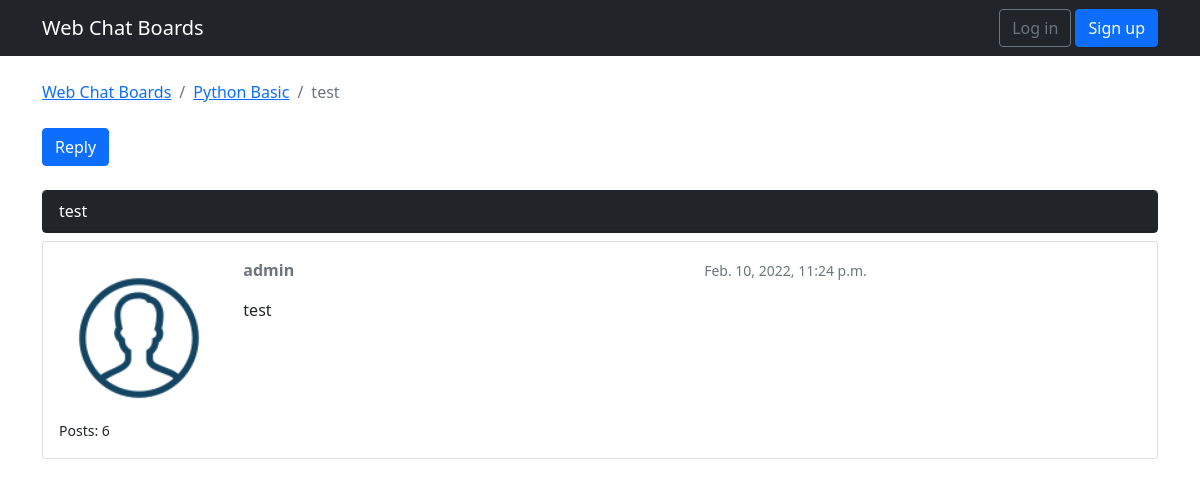
/board_topic/1/topics/1/, run on an earlier commit of the app's database.
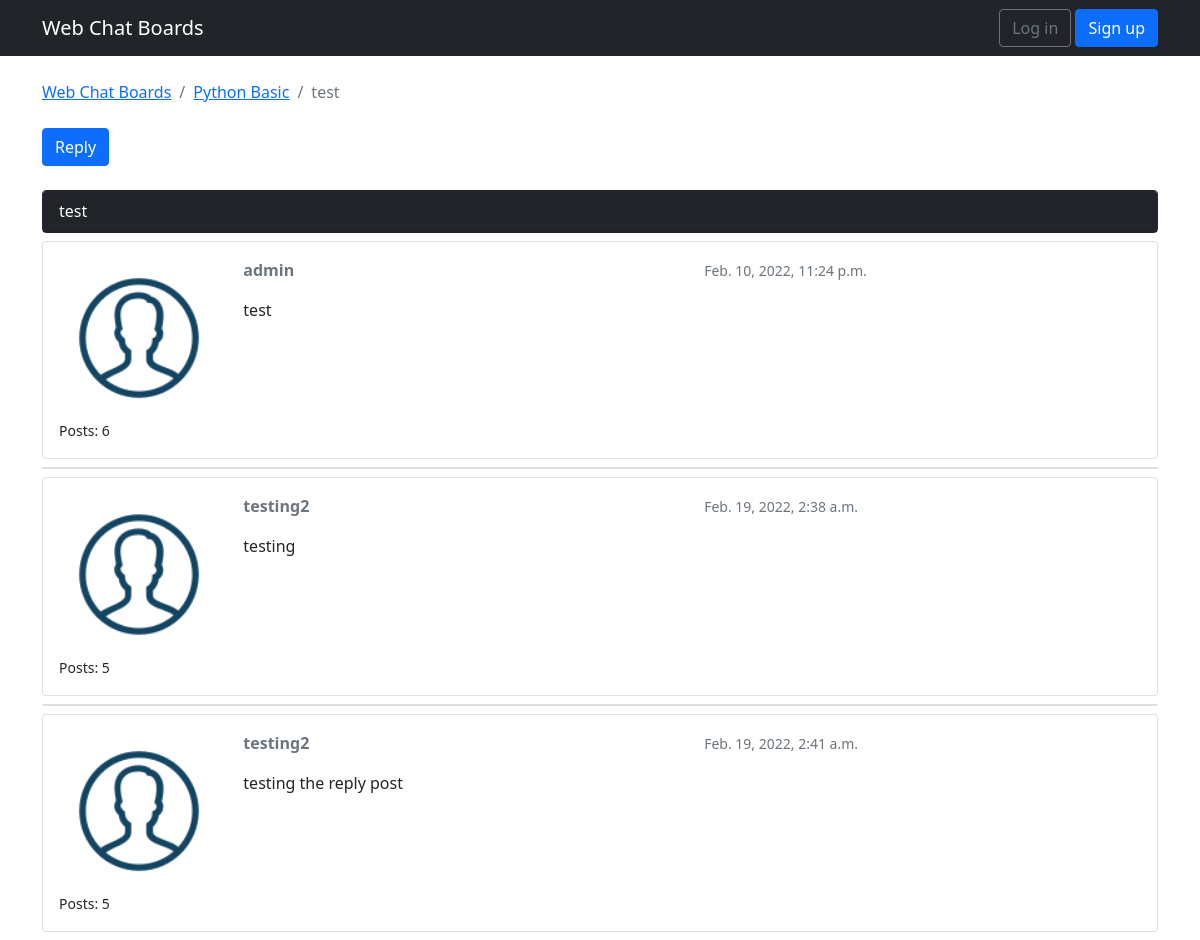
And on a later commit of the database.
### webchat/models.py (models this page shows, shortened)
class ChatTopic(models.Model):
    subject = models.CharField(max_length = 250)
    lastUpdate = models.DateTimeField(auto_now_add = True)
    boardName = models.ForeignKey(ChatBoard, related_name='topics',on_delete=models.CASCADE)
    boardStarter = models.ForeignKey(User, related_name='topics',on_delete=models.CASCADE)
    views = models.PositiveIntegerField(default=0)

class Post(models.Model):
    message = models.TextField(max_length = 5000)
    topic = models.ForeignKey(ChatTopic, related_name = 'posts',on_delete=models.CASCADE)
    createdAt = models.DateTimeField(auto_now_add = True)
    updatedAt = models.DateTimeField(null = True)
    createdBy = models.ForeignKey(User, related_name = 'posts',on_delete=models.CASCADE)
    updatedBy = models.ForeignKey(User, null = True, related_name = '+',on_delete=models.CASCADE)

class ChatBoard(models.Model):
    name = models.CharField(max_length = 35, unique = True)
    details = models.CharField(max_length = 150)

### webchat/views.py (the view)
def topic_posts(request, pk, topic_pk):
    topic = get_object_or_404(ChatTopic, boardName__pk=pk, pk=topic_pk )
    topic.views += 1
    topic.save()
    return render(request, 'topic_posts.html', {'topic':topic})

### templates/topic_posts.html (shortened to what this page needs)
{% extends 'base.html'%}
{% load static %}
{% block breadcrumb %}
    <li class="breadcrumb-item"><a href="{% url 'home' %}">Web Chat Boards</a></li>
    <li class="breadcrumb-item"><a href="{% url 'board_topic' topic.boardName.pk %}">{{ topic.boardName.name }}</a></li>
    <li class="breadcrumb-item active">{{ topic.subject }}</li>
{% endblock %}
{% block content %}
  <div class="mb-4">
    <a href="{% url 'reply_topic' topic.boardName.pk topic.pk %}" class="btn btn-primary" role="button">Reply</a>
  </div>
  {% for post in topic.posts.all %}
  <div class="card mb-2 {% if forloop.first %} border-dark{% endif %}">
      {% if forloop.first %}
          <div class="card-header text-white bg-dark py-2 px-3">{{ topic.subject}}</div>
      {% endif %}
  </div>
    <div class="card mb-2">
      <div class="card-body p-3">
        <div class="row">
              <div class="col-2">
                  <img src="{% static 'img/member.png' %}" alt="{{ post.createdBy.username }}" class="w-100"/>
                    <small>Posts: {{ post.createdBy.posts.count }}</small>
              </div>
          <div class="col-10">
                <div class="row mb-3">
                      <div class="col-6">
                        <strong class="text-muted">{{ post.createdBy.username }}</strong>
                      </div>
                      <div class="col-6 text-right">
                        <small class="text-muted">{{ post.createdAt }}</small>
                      </div>
                </div>
            {{ post.message }}
          </div>
        </div>
      </div>
    </div>
  {% endfor %}
{% endblock %}

What changed in the data, as far as the page shows it:
added Post: createdBy.posts.count "5", createdBy.username "testing2", createdAt "Feb. 19, 2022, 2:38 a.m.", message "testing"
added Post: createdBy.posts.count "5", createdBy.username "testing2", createdAt "Feb. 19, 2022, 2:41 a.m.", message "testing the reply post"
